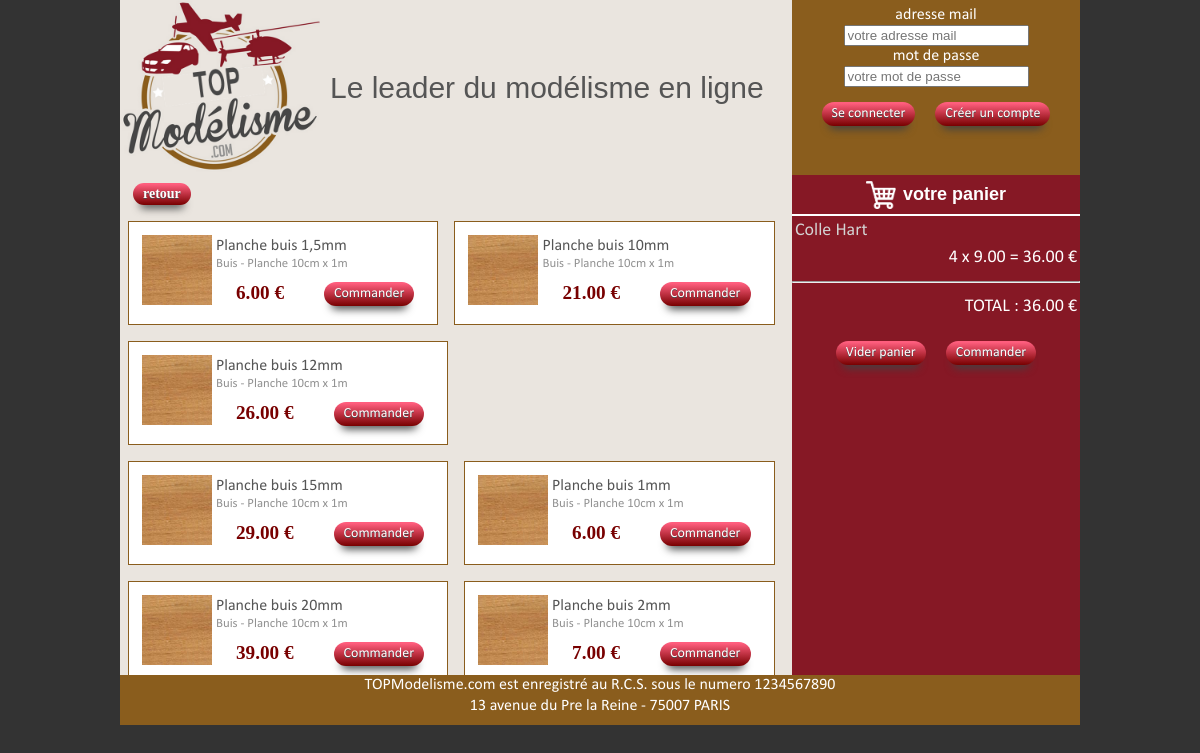
The app's page /index.php?famille=2 with its own data.
### tables this page shows
CREATE TABLE IF NOT EXISTS `article` (
  `id` int(11) NOT NULL AUTO_INCREMENT,
  `reference` varchar(50) NOT NULL,
  `libelle` varchar(50) NOT NULL,
  `id_famille` int(11) NOT NULL,
  `detail` varchar(100) NOT NULL,
  `prix_ttc` decimal(10,2) NOT NULL,
  `id_tva` int(11) NOT NULL,
  `image` varchar(50) NOT NULL,
  PRIMARY KEY (`id`),
  KEY `fk_famille` (`id_famille`),
  KEY `fk_tva` (`id_tva`)
);

CREATE TABLE IF NOT EXISTS `panier_article` (
  `id_panier` int(11) NOT NULL,
  `id_article` int(11) NOT NULL,
  `quantite` int(11) NOT NULL,
  `prix_ht` decimal(10,2) NOT NULL,
  `prix_tva` decimal(10,2) NOT NULL,
  `prix_ttc` decimal(10,2) NOT NULL,
  PRIMARY KEY (`id_panier`,`id_article`),
  KEY `fk_article` (`id_article`)
);

### lib/affichage.php (the view, shortened to what this page needs)
<?php function affichage_en_tete()
{
    echo '<header class="header-site">';
        echo '<img src="./img/logo_500px.gif" alt="Logo TopModélisme.com" class="logo">';
        echo '<div class="titre">Le leader du modélisme en ligne</div>';
    echo '</header>';
} ?>
<?php function affichage_authentification()
{
    echo '<div class="authentification">';
      echo '<div>';
          echo '<label for="authentification" class="authentification-email">adresse mail</label>';
          echo '<br>';
          echo '<input type="text" name="Adresse mail" placeholder="votre adresse mail" required minlength="4" maxlength="8" size="20" >';
        echo '</div>';
        echo '<div>';
          echo '<label for="authentification" class="authentification-mdp">mot de passe</label>';
          echo '<br>';
          echo '<input type="password" name="Password" placeholder="votre mot de passe" required minlength="4" maxlength="8" size="20">';
       echo '</div>';
        echo '<div class="authentification-boutons">';
          echo '<a class="myButton" href="index.php">Se connecter</a>';
          echo '<a class="myButton" href="index.php">Créer un compte</a>';
        echo '</div>';
    echo '</div>';
} ?>
<?php function affichage_famille_article($db)
{
    echo '<div class="contenu">';
        if(isset($_GET['famille']))
        {
            affiche_articles_bdd($db, $_GET['famille']);
        }
        else
        {
            affiche_familles_bdd($db);
        }
} ?>
<?php function affichage_article($image, $libelle, $id, $detail, $prix_ttc, $id_fam)
{
    echo '<div class="affiche_article">';
    echo '<table>';
        echo '<tr>';
            echo '<td>';
                echo '<img src="./img_articles/'.$image.'" alt="'.$libelle.'" class="affiche_article-img" width="70px"/>';
            echo '</td>';
            echo '<td>';
                echo '<div class="table-contenu"';
                    echo '<div class="article-libelle">'.$libelle.'</div>';
                    echo '<div class="article-detail">'.$detail.'</div>';
                    echo '<div class="prix_et_bouton">';
                        echo '<div class="titre_center article-prix">'.$prix_ttc.' €</div>';
                        echo '<a class="myButton ajust-button" href="index.php?famille='.$id_fam.'&commander='.$id.'">Commander</a>';
                    echo '</div>';
                echo '</div>';
    echo '</div>';
} ?>
<?php function affichage_bouton_retour()
{
    echo '<table>';
        echo '<tr>';
            echo '<th>';
                echo '<a href="index.php"><div class="myButton">retour</div></a>';
            echo '</th>';
        echo'</tr>';
    echo '</table>';
} ?>
<?php function affichage_commande($db)
{
    echo '<div class="section-panier">';
        echo '<div class="votre-panier">votre panier</div>';
            afficher_etat_panier($db);
    echo '</div>';
} ?>
<?php function affichage_article_panier($quantite, $prix_ttc, $libelle, $total)
{
    $sous_total = $quantite * $prix_ttc;
    echo '<table class="panier-table">';
        echo '<tr>';
            echo '<td colspan="2" class="panier-libelle">' . $libelle . '</td>';
        echo '</tr>';
        echo '<tr>';
            echo '<td class="panier-adroite">' . $quantite . ' x ' . $prix_ttc . ' = ' . number_format($sous_total, 2, '.', '') . ' €</td>';
        echo '</tr>';
    echo '</table>';
    $total += $sous_total;
    return $total;
} ?>
<?php function affichage_total_panier($total)
{
    echo '<div>';
        echo '<hr>';
            echo '<table class="panier-table panier-total">';
                echo '<tr>';
                    echo '<td class="panier-adroite">TOTAL : '. number_format($total,2,'.','') .' €</td>';
                echo '</tr>';
            echo '</table>';
            echo '<a class="myButton" href="index.php?Vide_panier=1">Vider panier</a>';
            echo '<a class="myButton" href="index.php">Commander</a>';
    echo '</div>';
} ?>
<?php function affichage_pied_de_page()
{
        echo '<footer class="footer">';
            echo '<p> TOPModelisme.com est enregistré au R.C.S. sous le numero 1234567890 </p>';
            echo '<p> 13 avenue du Pre la Reine - 75007 PARIS </p>';
        echo '</footer>';
} ?>

### lib/sql.php (shortened to what this page needs)
<?php include "./lib/affichage.php"; ?>
<?php function affiche_articles_bdd($db, $id_fam)
{
        $sql_exist = 'SELECT COUNT(distinct id) AS num_fam
        FROM article
        WHERE id_famille = '.$id_fam.';';
        $result_exist = $db->query($sql_exist) or die ('ErreurSQL : '.mysqli_error($db));
        $data_exist = mysqli_fetch_array($result_exist);
        if($data_exist['num_fam'] != 0)
        {
            $sql_art = 'SELECT  image, libelle, id, detail, prix_ttc
            FROM article
            WHERE id_famille='.$id_fam.';';
            $result_art = $db->query ($sql_art) or die ('ErreurSQL : '.mysqli_error($db));
            affichage_bouton_retour();
            while ($data_art = mysqli_fetch_array($result_art))
            {
                affichage_article($data_art['image'], $data_art['libelle'], $data_art['id'], $data_art['detail'], $data_art['prix_ttc'], $id_fam);
            }
        }
        else
        {
            affiche_familles_bdd($db);
        }
}?>
<?php function afficher_etat_panier($db)
{
    $sql_panier = 'SELECT quantite, panier_article.prix_ttc, libelle
    FROM panier_article
    INNER JOIN article ON panier_article.id_article = article.id ;';
    $result_panier = $db->query($sql_panier) or die ('ErreurSQL : '.mysqli_error($db));
    $data_panier = mysqli_fetch_array($result_panier);
    if(empty($data_panier))
    {
        affichage_panier_vide();
    }
    else
    {
        $total = 0;
        do {
            $total = affichage_article_panier($data_panier['quantite'], $data_panier['prix_ttc'], $data_panier['libelle'], $total);
            }while($data_panier = mysqli_fetch_array($result_panier));
        affichage_total_panier($total);
    }
} ?>

### styles.css (style rules this page uses)
* { box-sizing: border-box; }
body { background-color: #333; margin: 0px; font-family: 'Calibri', serif; font-weight: 400; }
.header-site { position: relative; float: left; height: 175px; width: 70%; background-color: #EAE5DF; }
.header-site .logo { position: absolute; top: 0; left: 0; width: 200px; height: 172px; margin-right: 10px; }
.header-site .titre { position: absolute; text-align: center; top: 50%; transform: translateY(-50%); left: 210px; font-size: 30px; font-family: 'Eras-Light', sans-serif; color: #555; }
.authentification { float: right; width: 30%; height: 175px; padding-top: 5px; background: #8A5D1D; text-align: center; color: #FFF; }
.authentification-mdp, .authentification-email { color: white; font-weight: 400; }
.authentification-boutons { margin-top: 10px; }
.contenu { clear: both; float: left; overflow: scroll; width: 70%; height: 500px; padding-bottom: 20px; background: #EAE5DF; }
.affiche_article { float: left; color: #555; background-color: white; border: 1px solid #8A5D1D; margin: 8px; padding: 10px; }
.table-contenu { vertical-align: middle; }
.article-detail { color: rgb(145, 145, 145); font-size: 0.8rem; }
.titre_center { text-align: center; }
.article-prix { display: inline-block; color: #780000; font-size: 1.2rem; font-weight: 700; margin-top: 1px; vertical-align: middle; margin-right: 30px; padding: 0; }
.section-panier { float: right; width: 30%; height: 500px; background: #861825; color: #ffffff; font-size: large; text-align: center; overflow: scroll; }
.votre-panier { font-family: 'Eras-Light', sans-serif; font-weight: 600; margin-top: 5px; margin-bottom: 0; }
.votre-panier::before { content: ''; display: inline-block; vertical-align: middle; width: 30px; height: 30px; margin-right: 7px; background: url(img/panier.gif) center center / contain no-repeat; }
.votre-panier::after { content: ''; display: block; height: 2px; width: 100%; margin-top: 4px; background: #FFF; }
.prix_et_bouton { vertical-align: middle; margin-top: 5px; margin-left: 20px; }
.panier-table { width: 100%; }
.panier-libelle { float: left; color: lightgrey; }
.panier-adroite { float: right; }
.panier-total { margin-bottom: 15px; }
.footer { clear: both; width: 100%; text-align: center; color: white; height: 50px; padding-bottom: 5px; line-height: 1.3em; background: #8A5D1D; }
.footer p { padding: 0; margin: 0; }
.myButton { -moz-box-shadow: 0px 10px 9px -7px #404242; -webkit-box-shadow: 0px 10px 9px -7px #404242; box-shadow: 0px 10px 9px -7px #404242; background: -webkit-gradient(linear, left top, left bottom, color-stop(0.05, #ff5e7e), color-stop(1, #780000)); background: -moz-linear-gradient(top, #ff5e7e 5%, #780000 100%); background: -webkit-linear-gradient(top, #ff5e7e 5%, #780000 100%); background: -o-linear-gradient(top, #ff5e7e 5%, #780000 100%); background: -ms-linear-gradient(top, #ff5e7e 5%, #780000 100%); background: linear-gradient(to bottom, #ff5e7e 5%, #780000 100%); filter: progid: DXImageTransform.Microsoft.gradient(startColorstr='#ff5e7e', endColorstr='#780000', GradientType=0); background-color: #ff5e7e; -moz-border-radius: 40px; -webkit-border-radius: 40px; border-radius: 40px; display: inline-block; cursor: pointer; color: #ffffff; font-size: 14px; margin: 5px 10px 5px 10px; padding: 3px 10px; text-decoration: none; text-shadow: 0px 1px 0px #4d484d; }

### records on screen
article: image (picture), libelle "Planche buis 1,5mm", detail "Buis - Planche 10cm x 1m", prix_ttc "6.00"
article: image (picture), libelle "Planche buis 10mm", detail "Buis - Planche 10cm x 1m", prix_ttc "21.00"
article: image (picture), libelle "Planche buis 12mm", detail "Buis - Planche 10cm x 1m", prix_ttc "26.00"
article: image (picture), libelle "Planche buis 15mm", detail "Buis - Planche 10cm x 1m", prix_ttc "29.00"
article: image (picture), libelle "Planche buis 1mm", detail "Buis - Planche 10cm x 1m", prix_ttc "6.00"
article: image (picture), libelle "Planche buis 20mm", detail "Buis - Planche 10cm x 1m", prix_ttc "39.00"
article: image (picture), libelle "Planche buis 2mm", detail "Buis - Planche 10cm x 1m", prix_ttc "7.00"
panier_article: id_article.libelle "Colle Hart", quantite "4", prix_ttc "9.00", sous_total "36.00"

### other values on screen
$total "36.00"
